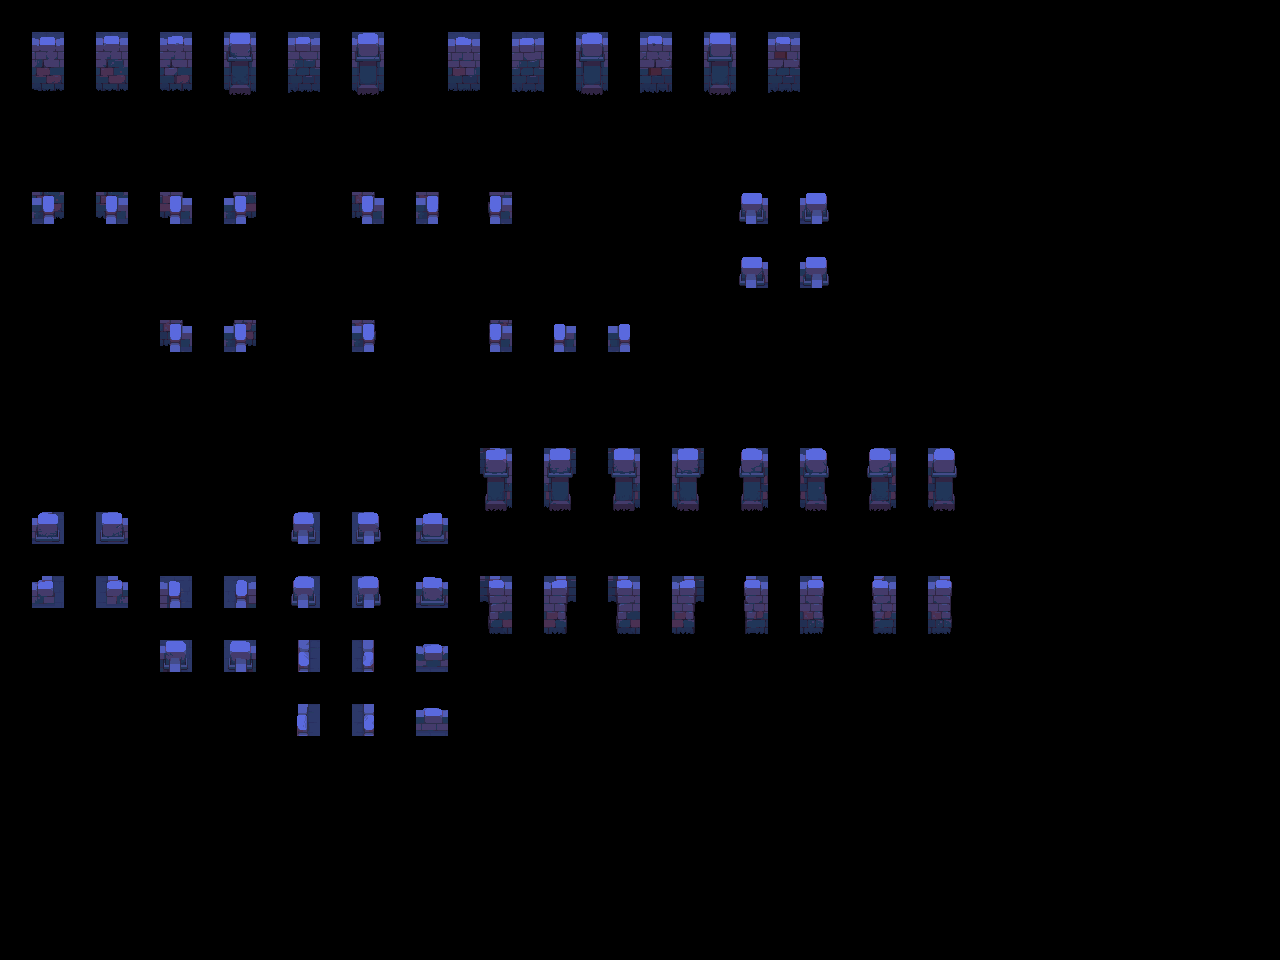

A level layout from a 2D game, rendered from its tile map. Below: a short description, then the map file with its tile-grid data intact:
An orthogonal 40x30 tile map with 32x32 px tiles, 2 tile layers (input_wall-1and2 mixed, output_wall-1and2 mixed) and 11 objects.

<map version="1.9" tiledversion="1.9.2" orientation="orthogonal" renderorder="right-down" width="40" height="30" tilewidth="32" tileheight="32" infinite="0" nextlayerid="4" nextobjectid="14">
 <properties>
  <property name="MatchInOrder" type="bool" value="true" />
 </properties>
 <tileset firstgid="1" source="../Tilesets/wall 1 and 2 mixed.tsx" />
 <layer id="1" name="input_wall-1and2 mixed" width="40" height="30" opacity="0.83">
  <data encoding="csv">
0,0,0,0,0,0,0,0,0,0,0,0,0,0,0,0,0,0,0,0,0,0,0,0,0,0,0,0,0,0,0,0,0,0,0,0,0,0,0,0,
0,67,0,67,0,67,0,67,0,67,0,67,0,0,67,0,67,0,67,0,67,0,67,0,67,0,0,0,0,0,0,0,0,0,0,0,0,0,0,0,
0,83,0,83,0,83,0,83,0,83,0,83,0,0,83,0,83,0,83,0,83,0,83,0,83,0,0,0,0,0,0,0,0,0,0,0,0,0,0,0,
0,0,0,0,0,0,0,0,0,0,0,0,0,0,0,0,0,0,0,0,0,0,0,0,0,0,0,0,0,0,0,0,0,0,0,0,0,0,0,0,
0,0,0,0,0,0,0,0,0,0,0,0,0,0,0,0,0,0,0,0,0,0,0,0,0,0,0,0,0,0,0,0,0,0,0,0,0,0,0,0,
0,0,0,0,0,0,0,0,0,0,0,0,0,0,0,0,0,0,0,0,0,0,0,0,0,0,0,0,0,0,0,0,0,0,0,0,0,0,0,0,
0,22,0,24,0,73,0,44,0,0,0,40,0,58,0,74,0,0,0,0,0,0,0,17,0,21,0,0,0,0,0,0,0,0,0,0,0,0,0,0,
0,0,0,0,0,0,0,0,0,0,0,0,0,0,0,0,0,0,0,0,0,0,0,0,0,0,0,0,0,0,0,0,0,0,0,0,0,0,0,0,
0,0,0,0,0,0,0,0,0,0,0,0,0,0,0,0,0,0,0,0,0,0,0,17,0,21,0,0,0,0,0,0,0,0,0,0,0,0,0,0,
0,0,0,0,0,0,0,0,0,0,0,0,0,0,0,0,0,0,0,0,0,0,0,0,0,0,0,0,0,0,0,0,0,0,0,0,0,0,0,0,
0,0,0,0,0,40,0,56,0,0,0,86,0,0,0,88,0,17,0,21,0,0,0,0,0,0,0,0,0,0,0,0,0,0,0,0,0,0,0,0,
0,0,0,0,0,0,0,0,0,0,0,0,0,0,0,0,0,0,0,0,0,0,0,0,0,0,0,0,0,0,0,0,0,0,0,0,0,0,0,0,
0,0,0,0,0,0,0,0,0,0,0,0,0,0,0,0,0,0,0,0,0,0,0,0,0,0,0,0,0,0,0,0,0,0,0,0,0,0,0,0,
0,0,0,0,0,0,0,0,0,0,0,0,0,0,0,0,0,0,0,0,0,0,0,0,0,0,0,0,0,0,0,0,0,0,0,0,0,0,0,0,
0,0,0,0,0,0,0,0,0,0,0,0,0,0,0,66,0,68,0,66,0,68,0,49,0,53,0,49,0,53,0,0,0,0,0,0,0,0,0,0,
0,0,0,0,0,0,0,0,0,0,0,0,0,0,0,82,0,84,0,82,0,84,0,65,0,69,0,65,0,69,0,0,0,0,0,0,0,0,0,0,
0,18,0,20,0,0,0,0,0,33,0,37,0,3,0,0,0,0,0,0,0,0,0,0,0,0,0,0,0,0,0,0,0,0,0,0,0,0,0,0,
0,0,0,0,0,0,0,0,0,0,0,0,0,0,0,0,0,0,0,0,0,0,0,0,0,0,0,0,0,0,0,0,0,0,0,0,0,0,0,0,
0,18,0,20,0,50,0,52,0,33,0,37,0,3,0,66,0,68,0,66,0,68,0,49,0,53,0,49,0,53,0,0,0,0,0,0,0,0,0,0,
0,0,0,0,0,0,0,0,0,0,0,0,0,0,0,82,0,84,0,82,0,84,0,65,0,69,0,65,0,69,0,0,0,0,0,0,0,0,0,0,
0,0,0,0,0,50,0,52,0,33,0,37,0,3,0,0,0,0,0,0,0,0,0,0,0,0,0,0,0,0,0,0,0,0,0,0,0,0,0,0,
0,0,0,0,0,0,0,0,0,0,0,0,0,0,0,0,0,0,0,0,0,0,0,0,0,0,0,0,0,0,0,0,0,0,0,0,0,0,0,0,
0,0,0,0,0,0,0,0,0,33,0,37,0,3,0,0,0,0,0,0,0,0,0,0,0,0,0,0,0,0,0,0,0,0,0,0,0,0,0,0,
0,0,0,0,0,0,0,0,0,0,0,0,0,0,0,0,0,0,0,0,0,0,0,0,0,0,0,0,0,0,0,0,0,0,0,0,0,0,0,0,
0,0,0,0,0,0,0,0,0,0,0,0,0,0,0,0,0,0,0,0,0,0,0,0,0,0,0,0,0,0,0,0,0,0,0,0,0,0,0,0,
0,0,0,0,0,0,0,0,0,0,0,0,0,0,0,0,0,0,0,0,0,0,0,0,0,0,0,0,0,0,0,0,0,0,0,0,0,0,0,0,
0,0,0,0,0,0,0,0,0,0,0,0,0,0,0,0,0,0,0,0,0,0,0,0,0,0,0,0,0,0,0,0,0,0,0,0,0,0,0,0,
0,0,0,0,0,0,0,0,0,0,0,0,0,0,0,0,0,0,0,0,0,0,0,0,0,0,0,0,0,0,0,0,0,0,0,0,0,0,0,0,
0,0,0,0,0,0,0,0,0,0,0,0,0,0,0,0,0,0,0,0,0,0,0,0,0,0,0,0,0,0,0,0,0,0,0,0,0,0,0,0,
0,0,0,0,0,0,0,0,0,0,0,0,0,0,0,0,0,0,0,0,0,0,0,0,0,0,0,0,0,0,0,0,0,0,0,0,0,0,0,0
</data>
 </layer>
 <layer id="2" name="output_wall-1and2 mixed" width="40" height="30">
  <data encoding="csv">
0,0,0,0,0,0,0,0,0,0,0,0,0,0,0,0,0,0,0,0,0,0,0,0,0,0,0,0,0,0,0,0,0,0,0,0,0,0,0,0,
0,145,0,146,0,147,0,148,0,149,0,150,0,0,152,0,153,0,154,0,155,0,156,0,157,0,0,0,0,0,0,0,0,0,0,0,0,0,0,0,
0,161,0,162,0,163,0,164,0,165,0,166,0,0,168,0,169,0,170,0,171,0,172,0,173,0,0,0,0,0,0,0,0,0,0,0,0,0,0,0,
0,0,0,0,0,0,0,0,0,0,0,0,0,0,0,0,0,0,0,0,0,0,0,0,0,0,0,0,0,0,0,0,0,0,0,0,0,0,0,0,
0,0,0,0,0,0,0,0,0,0,0,0,0,0,0,0,0,0,0,0,0,0,0,0,0,0,0,0,0,0,0,0,0,0,0,0,0,0,0,0,
0,0,0,0,0,0,0,0,0,0,0,0,0,0,0,0,0,0,0,0,0,0,0,0,0,0,0,0,0,0,0,0,0,0,0,0,0,0,0,0,
0,23,0,25,0,76,0,60,0,0,0,41,0,59,0,75,0,0,0,0,0,0,0,115,0,116,0,0,0,0,0,0,0,0,0,0,0,0,0,0,
0,0,0,0,0,0,0,0,0,0,0,0,0,0,0,0,0,0,0,0,0,0,0,0,0,0,0,0,0,0,0,0,0,0,0,0,0,0,0,0,
0,0,0,0,0,0,0,0,0,0,0,0,0,0,0,0,0,0,0,0,0,0,0,131,0,132,0,0,0,0,0,0,0,0,0,0,0,0,0,0,
0,0,0,0,0,0,0,0,0,0,0,0,0,0,0,0,0,0,0,0,0,0,0,0,0,0,0,0,0,0,0,0,0,0,0,0,0,0,0,0,
0,0,0,0,0,41,0,57,0,0,0,87,0,0,0,89,0,2,0,4,0,0,0,0,0,0,0,0,0,0,0,0,0,0,0,0,0,0,0,0,
0,0,0,0,0,0,0,0,0,0,0,0,0,0,0,0,0,0,0,0,0,0,0,0,0,0,0,0,0,0,0,0,0,0,0,0,0,0,0,0,
0,0,0,0,0,0,0,0,0,0,0,0,0,0,0,0,0,0,0,0,0,0,0,0,0,0,0,0,0,0,0,0,0,0,0,0,0,0,0,0,
0,0,0,0,0,0,0,0,0,0,0,0,0,0,0,0,0,0,0,0,0,0,0,0,0,0,0,0,0,0,0,0,0,0,0,0,0,0,0,0,
0,0,0,0,0,0,0,0,0,0,0,0,0,0,0,118,0,119,0,120,0,121,0,122,0,123,0,124,0,125,0,0,0,0,0,0,0,0,0,0,
0,0,0,0,0,0,0,0,0,0,0,0,0,0,0,134,0,135,0,136,0,137,0,138,0,139,0,140,0,141,0,0,0,0,0,0,0,0,0,0,
0,177,0,178,0,0,0,0,0,179,0,180,0,181,0,0,0,0,0,0,0,0,0,0,0,0,0,0,0,0,0,0,0,0,0,0,0,0,0,0,
0,0,0,0,0,0,0,0,0,0,0,0,0,0,0,0,0,0,0,0,0,0,0,0,0,0,0,0,0,0,0,0,0,0,0,0,0,0,0,0,
0,193,0,194,0,209,0,210,0,195,0,196,0,197,0,198,0,199,0,200,0,201,0,202,0,203,0,204,0,205,0,0,0,0,0,0,0,0,0,0,
0,0,0,0,0,0,0,0,0,0,0,0,0,0,0,214,0,215,0,216,0,217,0,218,0,219,0,220,0,221,0,0,0,0,0,0,0,0,0,0,
0,0,0,0,0,225,0,226,0,211,0,212,0,213,0,0,0,0,0,0,0,0,0,0,0,0,0,0,0,0,0,0,0,0,0,0,0,0,0,0,
0,0,0,0,0,0,0,0,0,0,0,0,0,0,0,0,0,0,0,0,0,0,0,0,0,0,0,0,0,0,0,0,0,0,0,0,0,0,0,0,
0,0,0,0,0,0,0,0,0,227,0,228,0,229,0,0,0,0,0,0,0,0,0,0,0,0,0,0,0,0,0,0,0,0,0,0,0,0,0,0,
0,0,0,0,0,0,0,0,0,0,0,0,0,0,0,0,0,0,0,0,0,0,0,0,0,0,0,0,0,0,0,0,0,0,0,0,0,0,0,0,
0,0,0,0,0,0,0,0,0,0,0,0,0,0,0,0,0,0,0,0,0,0,0,0,0,0,0,0,0,0,0,0,0,0,0,0,0,0,0,0,
0,0,0,0,0,0,0,0,0,0,0,0,0,0,0,0,0,0,0,0,0,0,0,0,0,0,0,0,0,0,0,0,0,0,0,0,0,0,0,0,
0,0,0,0,0,0,0,0,0,0,0,0,0,0,0,0,0,0,0,0,0,0,0,0,0,0,0,0,0,0,0,0,0,0,0,0,0,0,0,0,
0,0,0,0,0,0,0,0,0,0,0,0,0,0,0,0,0,0,0,0,0,0,0,0,0,0,0,0,0,0,0,0,0,0,0,0,0,0,0,0,
0,0,0,0,0,0,0,0,0,0,0,0,0,0,0,0,0,0,0,0,0,0,0,0,0,0,0,0,0,0,0,0,0,0,0,0,0,0,0,0,
0,0,0,0,0,0,0,0,0,0,0,0,0,0,0,0,0,0,0,0,0,0,0,0,0,0,0,0,0,0,0,0,0,0,0,0,0,0,0,0
</data>
 </layer>
 <objectgroup id="3" name="rule_options" offsetx="-10.6667" offsety="-16.6667">
  <object id="1" x="22" y="28" width="131" height="124.667">
   <properties>
    <property name="Disabled" type="bool" value="false" />
    <property name="Probability" type="float" value="0.4" />
   </properties>
  </object>
  <object id="2" x="28" y="180.667" width="917.333" height="243.711">
   <properties>
    <property name="Disabled" type="bool" value="false" />
    <property name="Probability" type="float" value="0.25" />
   </properties>
  </object>
  <object id="4" x="478.79" y="563.411" width="505.877" height="143.579">
   <properties>
    <property name="Probability" type="float" value="0.25" />
   </properties>
  </object>
  <object id="5" x="448.667" y="28.6667" width="497" height="129">
   <properties>
    <property name="Probability" type="float" value="0.15" />
   </properties>
  </object>
  <object id="6" x="162.667" y="29" width="243.333" height="123.667">
   <properties>
    <property name="Probability" type="float" value="0.25" />
   </properties>
  </object>
  <object id="8" x="475.786" y="453.485" width="506.955" height="95.9769">
   <properties>
    <property name="Probability" type="float" value="0.15" />
   </properties>
  </object>
  <object id="9" x="293.676" y="646.669" width="174.727" height="124.278">
   <properties>
    <property name="Probability" type="float" value="0.25" />
   </properties>
  </object>
  <object id="10" x="32.8152" y="585.145" width="242.403" height="56.6018">
   <properties>
    <property name="Probability" type="float" value="0.25" />
   </properties>
  </object>
  <object id="11" x="291.215" y="516.239" width="175.958" height="118.125">
   <properties>
    <property name="Probability" type="float" value="0.15" />
   </properties>
  </object>
  <object id="12" x="30.3543" y="506.395" width="123.047" height="66.4456">
   <properties>
    <property name="Probability" type="float" value="0.15" />
   </properties>
  </object>
  <object id="13" x="152.171" y="645.439" width="124.278" height="66.4456">
   <properties>
    <property name="Probability" type="float" value="0.15" />
   </properties>
  </object>
 </objectgroup>
</map>
